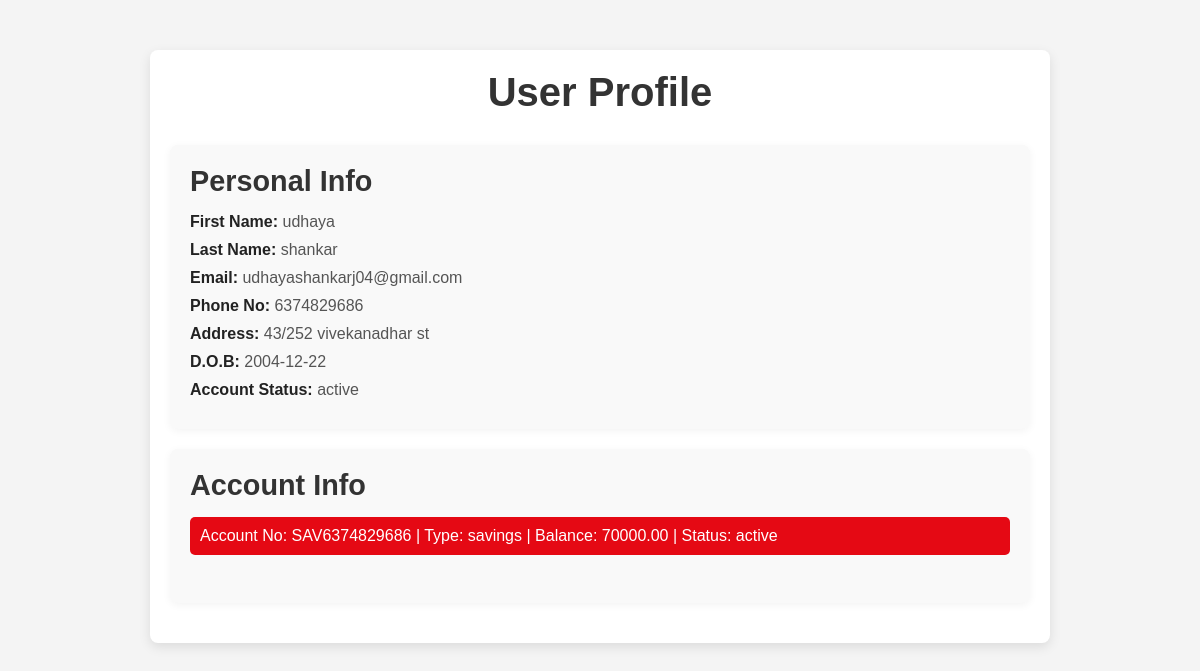
Screenshot of /profile.php?cid=3 with the database file from the repository.
### tables this page shows
CREATE TABLE `customers` (
  `customer_id` int(11) NOT NULL,
  `first_name` varchar(50) NOT NULL,
  `last_name` varchar(50) NOT NULL,
  `email` varchar(100) NOT NULL,
  `phone_number` varchar(15) NOT NULL,
  `address` varchar(255) DEFAULT NULL,
  `date_of_birth` date DEFAULT NULL,
  `account_status` enum('active','inactive') DEFAULT 'active'
);

CREATE TABLE `accounts` (
  `account_id` int(11) NOT NULL,
  `customer_id` int(11) DEFAULT NULL,
  `account_type` enum('checking','savings') NOT NULL,
  `account_number` varchar(20) NOT NULL,
  `balance` decimal(15,2) DEFAULT 0.00,
  `created_at` timestamp NOT NULL DEFAULT current_timestamp(),
  `status` enum('active','inactive') DEFAULT 'active'
);

### profile.php (the view, shortened to what this page needs)
<?php
    include "db.php";
    $cid = "";
    if (isset($_GET["cid"])) {
        $cid = $_GET["cid"];
    } elseif (isset($_POST["cid"])) {
        $cid = $_POST["cid"];
    }
?>
<html>
<head>
    <link rel="stylesheet" type="text/css" href="styleforprofile.css">
</head>
<body>
    <div class="container">
        <div class="profile-header">
            <h1>User Profile</h1>
        </div>
        <?php
            $sql = "SELECT * FROM customers WHERE customer_id='$cid'";
            $customers = $db->query($sql);
            $customer = $customers->fetch_assoc();
        ?>
        <div class="profile-info">
            <h2>Personal Info</h2>
            <p><strong>First Name:</strong> <?php echo $customer["first_name"]; ?></p>
            <p><strong>Last Name:</strong> <?php echo $customer["last_name"]; ?></p>
            <p><strong>Email:</strong> <?php echo $customer["email"]; ?></p>
            <p><strong>Phone No:</strong> <?php echo $customer["phone_number"]; ?></p>
            <p><strong>Address:</strong> <?php echo $customer["address"]; ?></p>
            <p><strong>D.O.B:</strong> <?php echo $customer["date_of_birth"]; ?></p>
            <p><strong>Account Status:</strong> <?php echo $customer["account_status"]; ?></p>
        </div>
        <div class="account-info">
            <h2>Account Info</h2>
            <?php
                $sql = "SELECT * FROM accounts WHERE customer_id='$cid'";
                $accounts = $db->query($sql);
                if ($accounts->num_rows > 0) {
                    while ($row = $accounts->fetch_assoc()) {
                        echo "<a class='account-link' href='transaction.php?ano=" . $row['account_number'] . "&cid=" . $row['customer_id'] . "'>Account No: " . $row['account_number'] . " | Type: " . $row['account_type'] . " | Balance: " . $row['balance'] . " | Status: " . $row['status'] . "</a><br>";
                    }
                } else {
                    echo "<p>No Account Found</p>";
                }
            ?>
        </div>
    </div>
</body>
</html>

### styleforprofile.css (style rules this page uses)
* { margin: 0; padding: 0; box-sizing: border-box; }
body { font-family: 'Arial', sans-serif; background-color: #f4f4f4; color: #333; }
.container { width: 100%; max-width: 900px; margin: 50px auto; padding: 20px; background-color: #fff; border-radius: 8px; box-shadow: 0 4px 12px rgba(0, 0, 0, 0.1); }
.profile-header { text-align: center; margin-bottom: 30px; }
.profile-header h1 { font-size: 2.5rem; color: #333; }
.profile-info, .account-info { margin-bottom: 20px; padding: 20px; background-color: #f9f9f9; border-radius: 8px; box-shadow: 0 2px 8px rgba(0, 0, 0, 0.05); }
.profile-info h2, .account-info h2 { font-size: 1.8rem; color: #333; margin-bottom: 15px; }
.profile-info p, .account-info p { font-size: 1rem; margin: 10px 0; color: #555; }
.profile-info p strong { color: #222; }
.account-link { display: block; padding: 10px; background-color: #e50914; color: #fff; text-decoration: none; border-radius: 5px; margin-bottom: 10px; transition: background-color 0.3s ease; }
p { font-size: 1.2rem; }

### rows the page displays
customers: first_name "udhaya", last_name "shankar", email "udhayashankarj04@gmail.com", phone_number "6374829686", address "43/252 vivekanadhar st", date_of_birth "2004-12-22", account_status "active"
accounts: account_number "SAV6374829686", account_type "savings", balance "70000.00", status "active"
